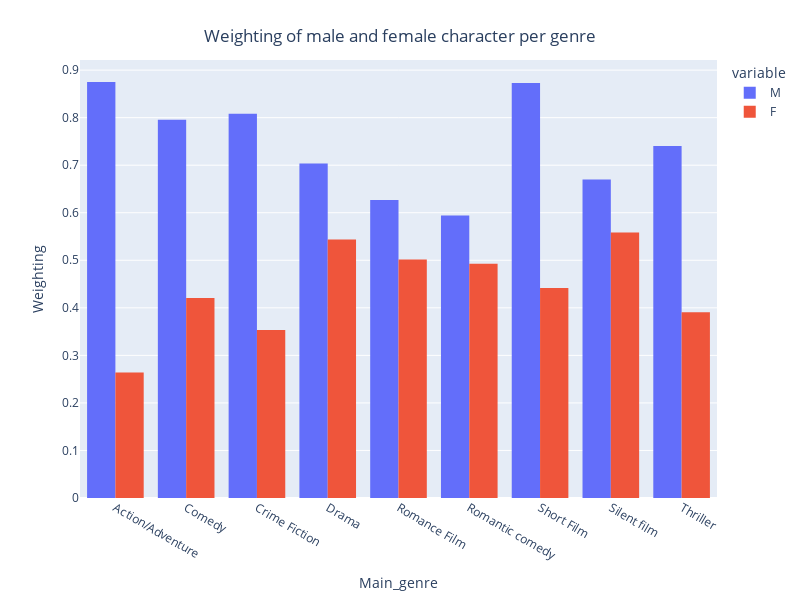

Notebook source saved alongside this figure:
### Code cell
#Group by genre and movie and compute the mean weighting for male and female
df = df_character_usa_summary_results.merge(df_movie_usa[['Wikipedia_movie_ID','Main_genre']],on='Wikipedia_movie_ID')
s_m = pd.Series(df[df.Actor_gender=='M'].groupby(['Main_genre','Wikipedia_movie_ID'])['Weighting'].sum(),name='M')
s_f = pd.Series(df[df.Actor_gender=='F'].groupby(['Main_genre','Wikipedia_movie_ID'])['Weighting'].sum(),name='F')
df_m=pd.DataFrame(s_m).reset_index()
df_f=pd.DataFrame(s_f).reset_index()
s1 = df_m.groupby('Main_genre')['M'].mean()
s2 = df_f.groupby('Main_genre')['F'].mean()
df2=pd.concat([s1,s2],axis=1).reset_index()

df2_main_genre = df2[df2.Main_genre.isin(main_genre.index)]

#Plot
plot8 = px.histogram(df2_main_genre, x='Main_genre', y=["M", "F"], barmode='group', labels={'x':'Main genre', 'value':'Weighting'}, width=800, height=600)
title8 = {'text': "Weighting of male and female character per genre", 'y':0.95, 'x':0.5, 'xanchor': 'center', 'yanchor': 'top'}
plot8.for_each_yaxis(lambda a: a.update(title_text=a.title.text.replace("sum of", "")))
plot8.update_layout(title=title8)

### Figure 1 — Plotly figure (JSON) as saved in the notebook; plotly's stock layout.template omitted (floating-point values rounded to 4 significant figures)
{"data": [{"alignmentgroup": "True", "bingroup": "x", "histfunc": "sum", "hovertemplate": "variable=M<br>Main_genre=%{x}<br>sum of Weighting=%{y}<extra></extra>", "legendgroup": "M", "marker": {"color": "#636efa", "pattern": {"shape": ""}}, "name": "M", "offsetgroup": "M", "orientation": "v", "showlegend": true, "type": "histogram", "x": ["Action/Adventure", "Comedy", "Crime Fiction", "Drama", "Romance Film", "Romantic comedy", "Short Film", "Silent film", "Thriller"], "xaxis": "x", "y": [0.8752, 0.7957, 0.8084, 0.7036, 0.6266, 0.5943, 0.8726, 0.6698, 0.7405], "yaxis": "y"}, {"alignmentgroup": "True", "bingroup": "x", "histfunc": "sum", "hovertemplate": "variable=F<br>Main_genre=%{x}<br>sum of Weighting=%{y}<extra></extra>", "legendgroup": "F", "marker": {"color": "#EF553B", "pattern": {"shape": ""}}, "name": "F", "offsetgroup": "F", "orientation": "v", "showlegend": true, "type": "histogram", "x": ["Action/Adventure", "Comedy", "Crime Fiction", "Drama", "Romance Film", "Romantic comedy", "Short Film", "Silent film", "Thriller"], "xaxis": "x", "y": [0.2638, 0.4208, 0.3536, 0.5436, 0.5014, 0.4927, 0.4418, 0.5586, 0.3905], "yaxis": "y"}], "layout": {"barmode": "group", "height": 600, "legend": {"title": {"text": "variable"}, "tracegroupgap": 0}, "margin": {"t": 60}, "title": {"text": "Weighting of male and female character per genre", "x": 0.5, "xanchor": "center", "y": 0.95, "yanchor": "top"}, "width": 800, "xaxis": {"anchor": "y", "domain": [0, 1], "title": {"text": "Main_genre"}}, "yaxis": {"anchor": "x", "domain": [0, 1], "title": {"text": " Weighting"}}}}
